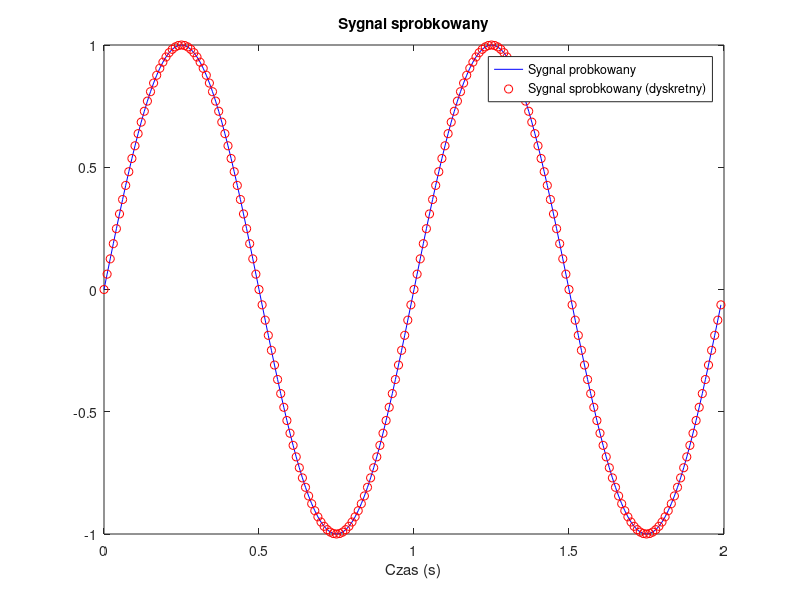
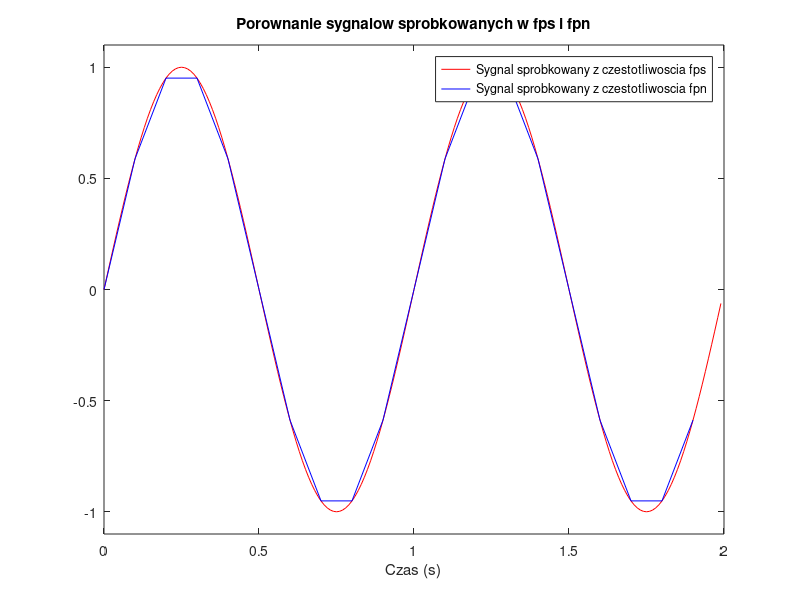
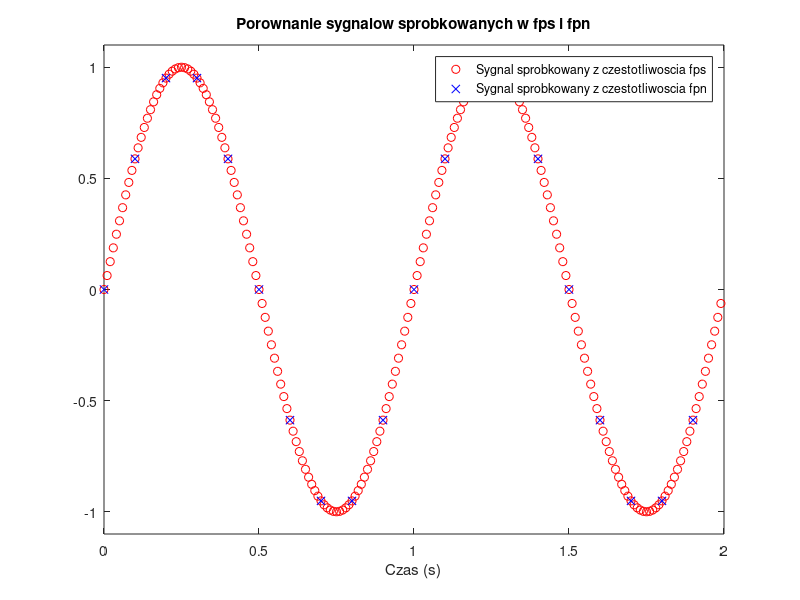
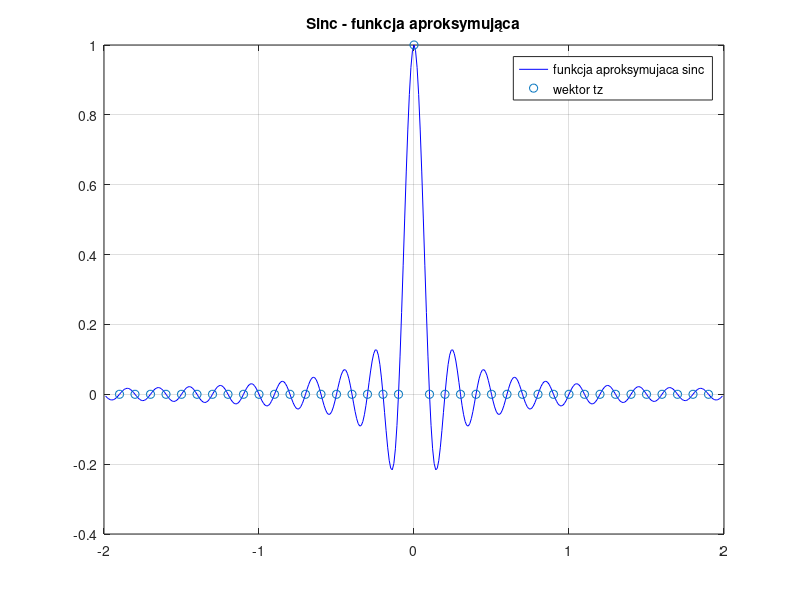

The MATLAB source for these figures, in order:
%==========================================================================
% Twierdzenie o probkowaniu:
%1.Jezeli maksymalna czestotliwosc sygnalu jest 2x wieksza niz
%czestotliwosc probkowania to z sygnalu mozna dokladnie odtworzyc sygnal
%analogowy
%2. Przejscie z czestotliwosci wiekszej (fps) do mniejszej (fpn) i powrot,
%czyli odtworzenie sygnalu fps/fpn=K, fpn=fps/K>2, K-liczba calkowita
%==========================================================================

clear all;
close all;
clc;

fx=1;                   %czestotliwosc sygnalu 1[Hz]
fps=100;                %czestotliwosc probkowania [Hz] (wieksza)
N=200;                  %liczba probek sygnalu probkowanego z czestot. fps
K=10;                   %ile razy zmniejszyc czestotliwosc probkowania

%=========== wygenerowanie sygnalu z czestotliwoscia fps ==================

dts=1/fps;              %stary okres probkowania (dlugosc 1 probki)
ts=dts*(0:N-1);         %wektor czasu dla fps
xs=sin(2*pi*fx*ts);     %przebieg sygnalu sin, probkowanego z cz. fps

figure(1);
plot(ts,xs,'b');
hold on;
plot(ts,xs,'ro');
title('Sygnal sprobkowany');
xlabel('Czas (s)');
legend('Sygnal probkowany','Sygnal sprobkowany (dyskretny)');

%=========== przejscie na nowa czestotliwosc (z fps na fpn) ===============

fpn=fps/K;              %nowa czestotliwosc probkowania

xn=xs(1:K:length(xs));  %nowy wektor probek, w stosunku do xs, pomijane sa
                        %probki, natomiast przepisane zostaja tylko te
                        %oddalone miedzy soba o wielkosc K
M=length(xn);           %dlugosc nowego wektora probek
dtn=K*dts;              %dlugosc nowego okresu, jest K razy wiekszy niz dts
tn=(0:(M-1))*dtn;       %nowy wektor czasu na podstawie nowego okresu

figure(2);
plot(ts,xs,'r',tn,xn,'b');
title('Porownanie sygnalow sprobkowanych w fps i fpn');
xlabel('Czas (s)');
legend('Sygnal sprobkowany z czestotliwoscia fps',...
    'Sygnal sprobkowany z czestotliwoscia fpn');
axis([0 2 -1.1 1.1]);

figure(3);
plot(ts,xs,'ro',tn,xn,'bx');
title('Porownanie sygnalow sprobkowanych w fps i fpn');
xlabel('Czas (s)');
legend('Sygnal sprobkowany z czestotliwoscia fps',...
    'Sygnal sprobkowany z czestotliwoscia fpn');
axis([0 2 -1.1 1.1]);

%% =========== powrot z mniejszej czestotliwosci na wieksza ===============
%=========== funkcja aproksymacja sinc

t=(-(N-1):1:(N-1))*dts; % czas trwania funkcji aproksymujacej
f=1/(2*dtn);            % czestotliwosc zer w funkcji aproksymujacej
fa=sin(2*pi*f*t)./(2*pi*f*t);
                        %funkcja aproksymujaca
fa(N)=1;                %pierwsza watrosc w 0, 1 unika problemu 0/0
tz=[-fliplr(tn) tn(2:M)]; 
                        % odwrocenie wektora tn i dodanie tn 
z=[zeros(1,M-1) 1 zeros(1,M-1)];
                        %wektor zer i 1 w punkcie 0
figure(4);                       
plot(t,fa,'b',tz,z,'o');
grid;
title('Sinc - funkcja aproksymująca');
legend('funkcja aproksymujaca sinc','wektor tz');

%=========== aproksymacja 

y = zeros(1,N);
ty = (0:(N-1))*dts;     %nowy wektor czasu (dla czestotliwosci fps)
figure(5); 
for i=1:M
    fa1=fa( N-(i-1)*K:(2*N-1)-(i-1)*K);
    y1=xn(i)*fa1;
    y=y+y1;
    subplot(311);
    plot(ty,fa1);
    grid;
    title('Kolejna funkcja aproksymująca');
    subplot(312);
    plot(ty,y1);
    grid;
    title('Kolejny składnik sumy');
    subplot(313);
    plot(ty,y);
    grid;
    title('Suma');
    pause(0.5);         %pauza na pol sekundy aby zobaczyc wykres 
end    

figure(6)
subplot(2,1,1);
plot(ty,y,'b');
grid;
title('Odtworzony sygnal')

subplot(2,1,2);
plot(ty,xs(1:N)-y(1:N),'b');
grid;
title('Roznica miedzy sygnalami pierwotnym i odtworzonym');